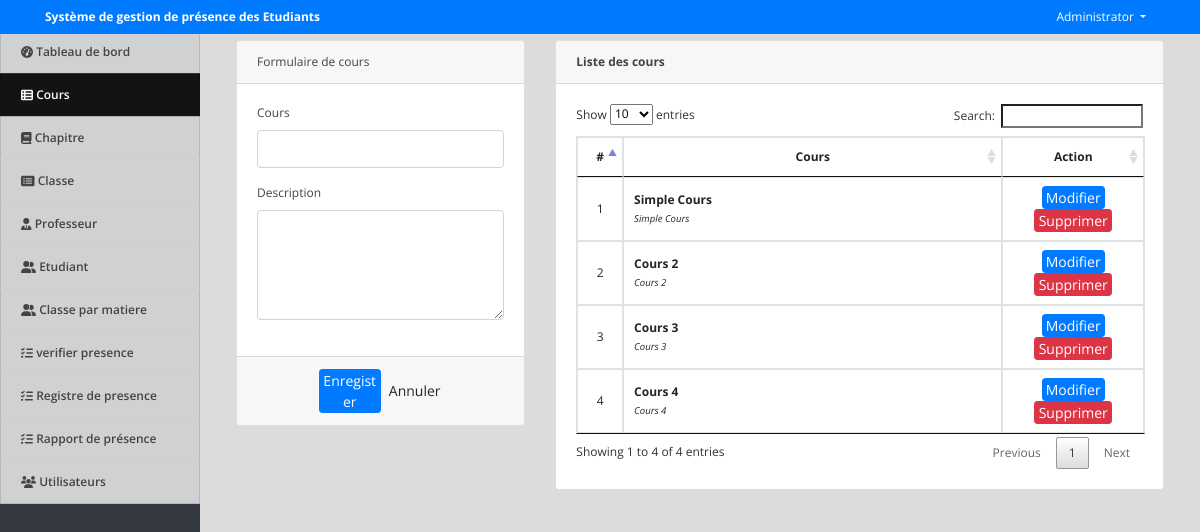
Screenshot of /index.php?page=courses (signed in) with the database file from the repository.
### tables this page shows
CREATE TABLE IF NOT EXISTS `courses` (
  `id` int NOT NULL AUTO_INCREMENT,
  `course` varchar(100) NOT NULL,
  `description` text NOT NULL,
  `date_created` datetime NOT NULL DEFAULT CURRENT_TIMESTAMP,
  PRIMARY KEY (`id`)
);

### courses.php (the view, shortened to what this page needs)
<?php include('db_connect.php');?>
<div class="container-fluid">
	<div class="col-lg-12">
		<div class="row">
			<div class="col-md-4">
			<form action="" id="manage-course">
				<div class="card">
					<div class="card-header">
						    Formulaire de cours
				  	</div>
					<div class="card-body">
							<div class="form-group">
								<label class="control-label">Cours</label>
								<input type="text" class="form-control" name="course">
							</div>
							<div class="form-group">
								<label class="control-label">Description</label>
								<textarea name="description" id="" cols="30" rows="4" class="form-control"></textarea>
							</div>
					</div>
					<div class="card-footer">
						<div class="row">
							<div class="col-md-12">
								<button class="btn btn-sm btn-primary col-sm-3 offset-md-3"> Enregister</button>
								<button class="btn btn-sm btn-default col-sm-3" type="reset"> Annuler</button>
							</div>
						</div>
					</div>
				</div>
			</form>
			</div>
			<div class="col-md-8">
				<div class="card">
					<div class="card-header">
						<b>Liste des cours</b>
					</div>
					<div class="card-body">
						<table class="table table-bordered table-hover">
							<thead>
								<tr>
									<th class="text-center" width="5%">#</th>
									<th class="text-center">Cours</th>
									<th class="text-center" width="25%">Action</th>
								</tr>
							</thead>
							<tbody>
								<?php
								$i = 1;
								$course = $conn->query("SELECT * FROM courses order by id asc");
								while($row=$course->fetch_assoc()):
								?>
								<tr>
									<td class="text-center"><?php echo $i++ ?></td>
									<td class="">
										<p><b><?php echo ucwords($row['course']) ?></b></p>
										<small><i><?php echo $row['description'] ?></i></small>
									</td>
									<td class="text-center">
										<button class="btn btn-sm btn-primary edit_course" type="button" data-id="<?php echo $row['id'] ?>"  data-course="<?php echo $row['course'] ?>"  data-description="<?php echo $row['description'] ?>" >Modifier</button>
										<button class="btn btn-sm btn-danger delete_course" type="button" data-id="<?php echo $row['id'] ?>">Supprimer</button>
									</td>
								</tr>
								<?php endwhile; ?>
							</tbody>
						</table>
					</div>
				</div>
			</div>
		</div>
	</div>
</div>

### assets/css/style.css (style rules this page uses)
body { font-family: "Open Sans", sans-serif; color: #444444; width: 100%; height: calc(100%); font-size: 12px; }
.btn-sm { padding: .0001rem .2rem; }

### index.php (style rules this page uses)
body { background: #80808045; }

### courses.php (style rules this page uses)
td { vertical-align: middle !important; }
td p { margin: unset; }

### rows the page displays
courses: course "Simple Cours", description "Simple Cours"
courses: course "Cours 2", description "Cours 2"
courses: course "Cours 3", description "Cours 3"
courses: course "Cours 4", description "Cours 4"

### other values shown
$_SESSION['system']['name'] "Système de gestion de présence des Etudiants"
$_SESSION['login_name'] "Administrator"
